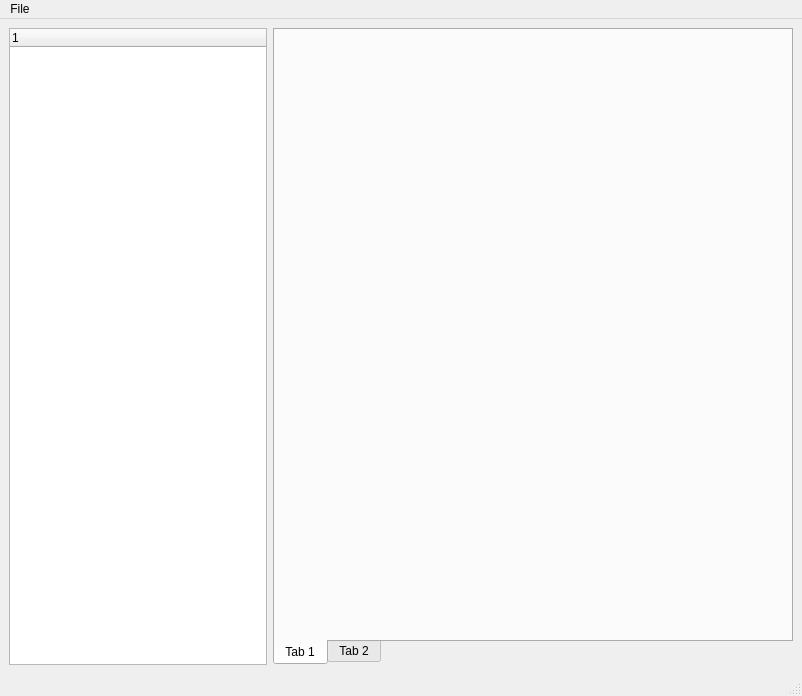
<?xml version="1.0" encoding="UTF-8"?>
<ui version="4.0">
 <class>MainWindow</class>
 <widget class="QMainWindow" name="MainWindow">
  <property name="geometry">
   <rect>
    <x>0</x>
    <y>0</y>
    <width>802</width>
    <height>696</height>
   </rect>
  </property>
  <property name="windowTitle">
   <string>MainWindow</string>
  </property>
  <widget class="QWidget" name="centralwidget">
   <layout class="QVBoxLayout" name="verticalLayout">
    <item>
     <layout class="QHBoxLayout" name="horizontalLayout">
      <item>
       <widget class="QTreeWidget" name="tree">
        <column>
         <property name="text">
          <string notr="true">1</string>
         </property>
        </column>
       </widget>
      </item>
      <item>
       <widget class="QTabWidget" name="tabWidget">
        <property name="minimumSize">
         <size>
          <width>520</width>
          <height>0</height>
         </size>
        </property>
        <property name="tabPosition">
         <enum>QTabWidget::South</enum>
        </property>
        <widget class="QWidget" name="tab">
         <attribute name="title">
          <string>Tab 1</string>
         </attribute>
        </widget>
        <widget class="QWidget" name="tab_2">
         <attribute name="title">
          <string>Tab 2</string>
         </attribute>
        </widget>
       </widget>
      </item>
     </layout>
    </item>
   </layout>
  </widget>
  <widget class="QMenuBar" name="menubar">
   <property name="geometry">
    <rect>
     <x>0</x>
     <y>0</y>
     <width>802</width>
     <height>21</height>
    </rect>
   </property>
   <widget class="QMenu" name="menuFile">
    <property name="title">
     <string>File</string>
    </property>
    <widget class="QMenu" name="file_new">
     <property name="title">
      <string>new</string>
     </property>
     <addaction name="action_new_project"/>
    </widget>
    <addaction name="file_new"/>
    <addaction name="separator"/>
   </widget>
   <addaction name="menuFile"/>
  </widget>
  <widget class="QStatusBar" name="statusbar"/>
  <action name="action_new_test">
   <property name="text">
    <string>test</string>
   </property>
  </action>
  <action name="action_new_maskset">
   <property name="text">
    <string>maskset</string>
   </property>
  </action>
  <action name="action_new_device">
   <property name="text">
    <string>device</string>
   </property>
  </action>
  <action name="action_new_die">
   <property name="text">
    <string>die</string>
   </property>
  </action>
  <action name="action_new_product">
   <property name="text">
    <string>product</string>
   </property>
  </action>
  <action name="action_new_project">
   <property name="text">
    <string>project</string>
   </property>
  </action>
  <action name="action_edit_test">
   <property name="text">
    <string>test</string>
   </property>
  </action>
  <action name="action_edit_maskset">
   <property name="text">
    <string>maskset</string>
   </property>
  </action>
  <action name="action_edit_device">
   <property name="text">
    <string>device</string>
   </property>
  </action>
  <action name="action_edit_die">
   <property name="text">
    <string>die</string>
   </property>
  </action>
  <action name="action_edit_product">
   <property name="text">
    <string>product</string>
   </property>
  </action>
  <action name="action_edit_flow">
   <property name="text">
    <string>flow</string>
   </property>
  </action>
  <action name="action_display_tests">
   <property name="text">
    <string>tests</string>
   </property>
  </action>
  <action name="action_display_masksets">
   <property name="text">
    <string>masksets</string>
   </property>
  </action>
  <action name="action_display_devices">
   <property name="text">
    <string>devices</string>
   </property>
  </action>
  <action name="action_display_dies">
   <property name="text">
    <string>dies</string>
   </property>
  </action>
  <action name="action_display_products">
   <property name="text">
    <string>products</string>
   </property>
  </action>
  <action name="action_display_flows">
   <property name="text">
    <string>flows</string>
   </property>
  </action>
  <action name="action_delete_test">
   <property name="text">
    <string>test</string>
   </property>
  </action>
  <action name="action_delete_maskset">
   <property name="text">
    <string>maskset</string>
   </property>
  </action>
  <action name="action_delete_device">
   <property name="text">
    <string>device</string>
   </property>
  </action>
  <action name="action_delete_die">
   <property name="text">
    <string>die</string>
   </property>
  </action>
  <action name="action_delete_product">
   <property name="text">
    <string>product</string>
   </property>
  </action>
  <action name="action_delete_flow">
   <property name="text">
    <string>flow</string>
   </property>
  </action>
  <action name="action_delete_project">
   <property name="text">
    <string>project</string>
   </property>
  </action>
  <action name="actionopen">
   <property name="text">
    <string>open</string>
   </property>
  </action>
  <action name="action_edit_project">
   <property name="text">
    <string>project</string>
   </property>
  </action>
  <action name="action_display_workspace">
   <property name="text">
    <string>workspace</string>
   </property>
  </action>
  <action name="action_display_allprojects">
   <property name="text">
    <string>ALL projects</string>
   </property>
  </action>
  <action name="action_display_activeproject">
   <property name="text">
    <string>active project</string>
   </property>
  </action>
  <action name="action_new_package">
   <property name="text">
    <string>package</string>
   </property>
  </action>
  <action name="action_rename_test">
   <property name="text">
    <string>test</string>
   </property>
  </action>
  <action name="action_rename_maskset">
   <property name="text">
    <string>maskset</string>
   </property>
  </action>
  <action name="action_rename_device">
   <property name="text">
    <string>device</string>
   </property>
  </action>
  <action name="action_rename_die">
   <property name="text">
    <string>die</string>
   </property>
  </action>
  <action name="action_rename_product">
   <property name="text">
    <string>product</string>
   </property>
  </action>
  <action name="action_rename_package">
   <property name="text">
    <string>package</string>
   </property>
  </action>
  <action name="action_new_hardwaresetup">
   <property name="text">
    <string>hardware setup</string>
   </property>
  </action>
  <action name="action_display_ateprojects">
   <property name="text">
    <string>ATE projects</string>
   </property>
  </action>
  <action name="action_new_protocol">
   <property name="text">
    <string>protocol</string>
   </property>
  </action>
  <action name="action_new_registermap">
   <property name="text">
    <string>register map</string>
   </property>
  </action>
  <action name="action_import_maskset">
   <property name="text">
    <string>maskset</string>
   </property>
  </action>
  <action name="action_import_registermap">
   <property name="text">
    <string>register map</string>
   </property>
  </action>
  <action name="action_new_testprogram">
   <property name="text">
    <string>test program</string>
   </property>
  </action>
  <action name="action_display_testprograms">
   <property name="text">
    <string>test programs</string>
   </property>
  </action>
  <action name="action_display_protocols">
   <property name="text">
    <string>protocols</string>
   </property>
  </action>
  <action name="action_display_registermaps">
   <property name="text">
    <string>register maps</string>
   </property>
  </action>
  <action name="action_display_packages">
   <property name="text">
    <string>packages</string>
   </property>
  </action>
  <action name="action_display_hardwaresetups">
   <property name="text">
    <string>hardware setups</string>
   </property>
  </action>
  <action name="action_new_flow">
   <property name="text">
    <string>flow</string>
   </property>
  </action>
  <action name="action_delete_testprogram">
   <property name="text">
    <string>test program</string>
   </property>
  </action>
  <action name="action_delete_flow_2">
   <property name="text">
    <string>flow</string>
   </property>
  </action>
  <action name="action_delete_protocol">
   <property name="text">
    <string>protocol</string>
   </property>
  </action>
  <action name="action_delete_registermap">
   <property name="text">
    <string>register map</string>
   </property>
  </action>
  <action name="action_delete_package">
   <property name="text">
    <string>package</string>
   </property>
  </action>
  <action name="action_delete_hardwaresetup">
   <property name="text">
    <string>hardware setup</string>
   </property>
  </action>
  <action name="action_clone_test">
   <property name="text">
    <string>test</string>
   </property>
  </action>
  <action name="action_clone_testprogram">
   <property name="text">
    <string>test program</string>
   </property>
  </action>
  <action name="action_clone_protocol">
   <property name="text">
    <string>protocol</string>
   </property>
  </action>
  <action name="action_clone_registermap">
   <property name="text">
    <string>register map</string>
   </property>
  </action>
  <action name="action_clone_product">
   <property name="text">
    <string>product</string>
   </property>
  </action>
  <action name="action_clone_device">
   <property name="text">
    <string>device</string>
   </property>
  </action>
  <action name="action_clone_package">
   <property name="text">
    <string>package</string>
   </property>
  </action>
  <action name="action_clone_die">
   <property name="text">
    <string>die</string>
   </property>
  </action>
  <action name="action_clone_maskset">
   <property name="text">
    <string>maskset</string>
   </property>
  </action>
  <action name="actionhardware">
   <property name="text">
    <string>hardware</string>
   </property>
  </action>
  <action name="actionproject">
   <property name="text">
    <string>project</string>
   </property>
  </action>
  <action name="action_clone_flow">
   <property name="text">
    <string>flow</string>
   </property>
  </action>
  <action name="action_import_product">
   <property name="text">
    <string>product</string>
   </property>
  </action>
  <action name="action_import_package">
   <property name="text">
    <string>package</string>
   </property>
  </action>
  <action name="action_edit_test_2">
   <property name="text">
    <string>test</string>
   </property>
  </action>
  <action name="action_edit_testprogram">
   <property name="text">
    <string>test program</string>
   </property>
  </action>
  <action name="action_edit_flow_2">
   <property name="text">
    <string>flow</string>
   </property>
  </action>
  <action name="action_edit_protocol">
   <property name="text">
    <string>protocol</string>
   </property>
  </action>
  <action name="action_edit_registermap">
   <property name="text">
    <string>registermap</string>
   </property>
  </action>
  <action name="action_edit_product_2">
   <property name="text">
    <string>product</string>
   </property>
  </action>
  <action name="action_edit_device_2">
   <property name="text">
    <string>device</string>
   </property>
  </action>
  <action name="action_edit_package">
   <property name="text">
    <string>package</string>
   </property>
  </action>
  <action name="action_edit_die_2">
   <property name="text">
    <string>die</string>
   </property>
  </action>
  <action name="action_edit_maskset_2">
   <property name="text">
    <string>maskset</string>
   </property>
  </action>
  <action name="actionhardware_setup_2">
   <property name="text">
    <string>hardware setup</string>
   </property>
  </action>
  <action name="action_delete_flow_3">
   <property name="text">
    <string>flow</string>
   </property>
  </action>
  <action name="action_edit_hardwaresetup">
   <property name="text">
    <string>hardware setup</string>
   </property>
  </action>
 </widget>
 <resources/>
 <connections/>
</ui>
